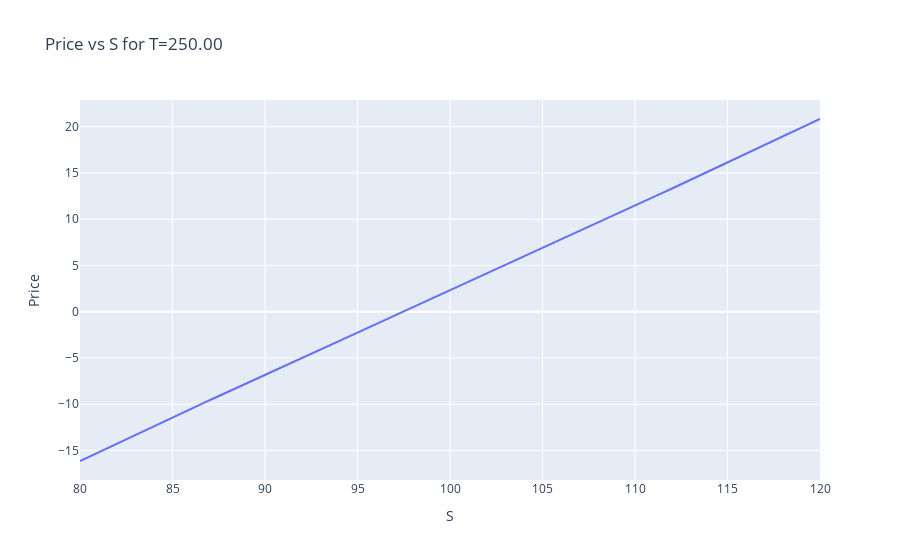
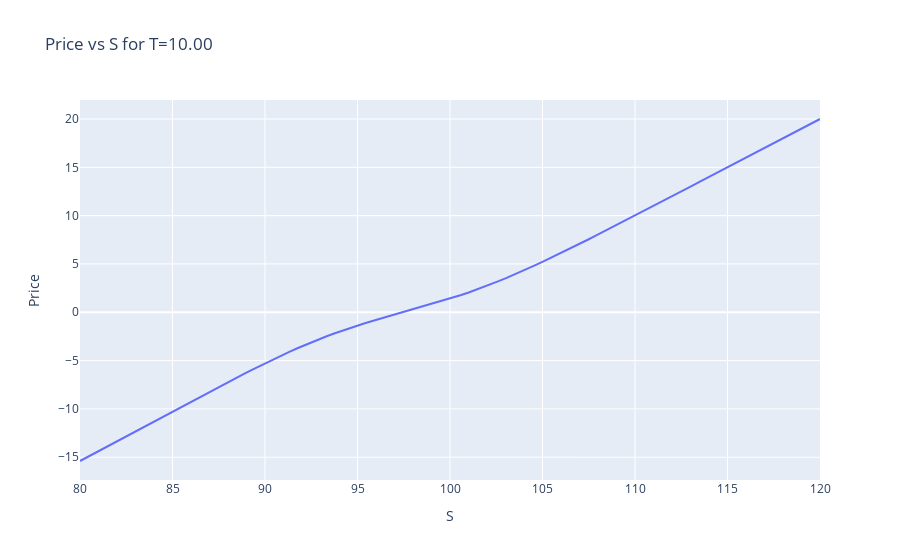
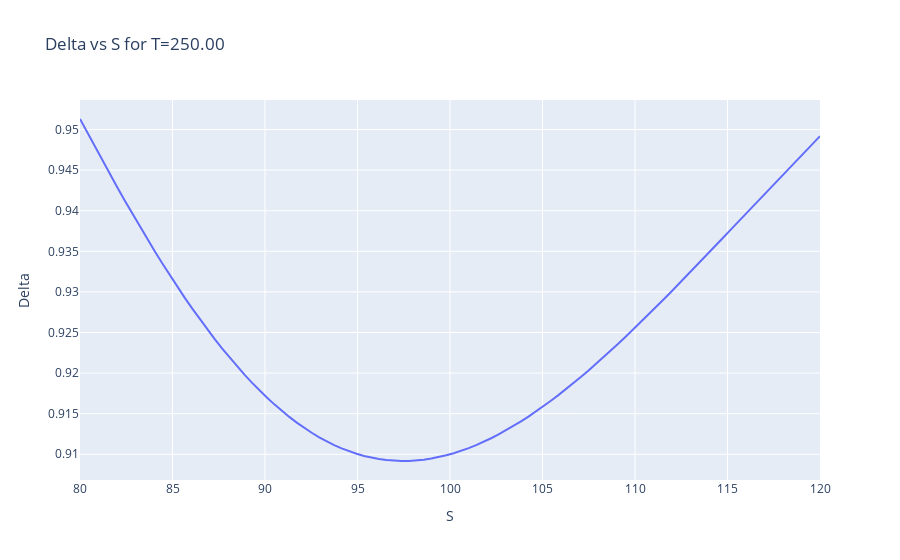
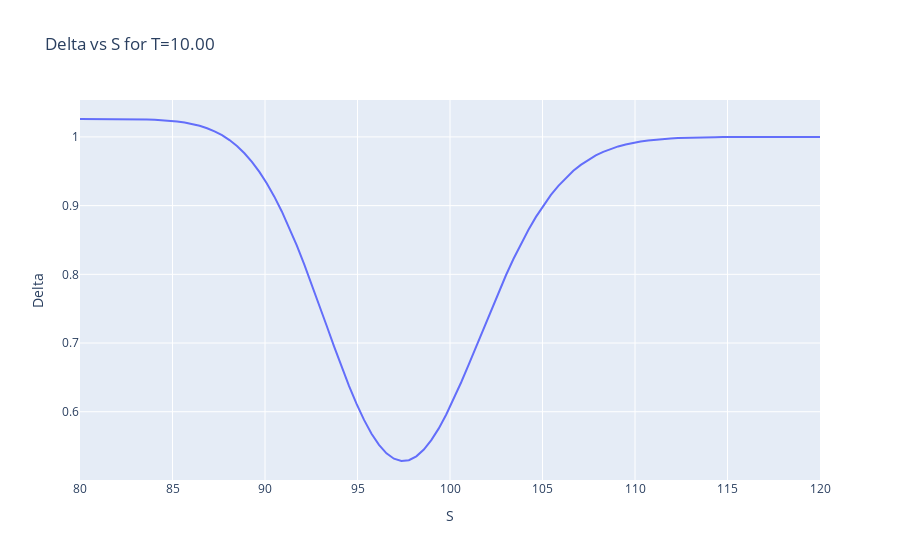

Write notebook code for charts like these, in order.
### Code cell
# -------
# INPUTS
# -------
S            = 100
K1           = 100
K2           = 95
T_min        = 10 
T_max        = 250
sigma        = 0.2
r            = 0
option_type1 = 'call'
option_type2 = 'put'
gamma1       = BlackScholesModel.compute_option(S=S, K=K1, T=T_max, r=r, sigma=sigma, option_type=option_type1, compute_greeks=True)['gamma_cash']
gamma2       = BlackScholesModel.compute_option(S=S, K=K2, T=T_max, r=r, sigma=sigma, option_type=option_type2, compute_greeks=True)['gamma_cash']
weight1      = 1
weight2      = - (gamma1 / gamma2)

# -------
# DISPLAY PV AND GREEKS FOR GIVEN TIME AND SPOT PRICE FOR SKEW STRATEGY
# -------
S_list = np.linspace(80, 120, 100)
T_list = [T_min/250, T_max/250]
results = dict()
for S in tqdm(S_list):
    for T in T_list:
        pricing_results1 = BlackScholesModel.compute_option(S=S, K=K1, T=T, r=r, sigma=sigma, option_type=option_type1, compute_greeks=True)
        pricing_results2 = BlackScholesModel.compute_option(S=S, K=K2, T=T, r=r, sigma=sigma, option_type=option_type2, compute_greeks=True)
        pricing_results = weight1 * pd.Series(pricing_results1) + weight2 * pd.Series(pricing_results2)
        results[(S, T)] = pricing_results.to_dict()
results_df = pd.DataFrame(results).transpose()
results_df.index.names = ['S', 'T']
results_df = results_df.reset_index()
for field in ['price', 'delta', 'gamma_cash', 'vega', 'theta', 'vanna', 'volga']:
    for T in [T_max, T_min]:
        t = T / 250
        df_temp = results_df[results_df['T'] == t]
        fig = go.Figure()
        fig.add_trace(go.Scatter(x=df_temp['S'], y=df_temp[field], mode='lines', name=f'T={T:.0f}'))
        fig.update_layout(title=f'{field.capitalize()} vs S for T={T:.2f}', xaxis_title='S', yaxis_title=field.capitalize())
        fig.show()
